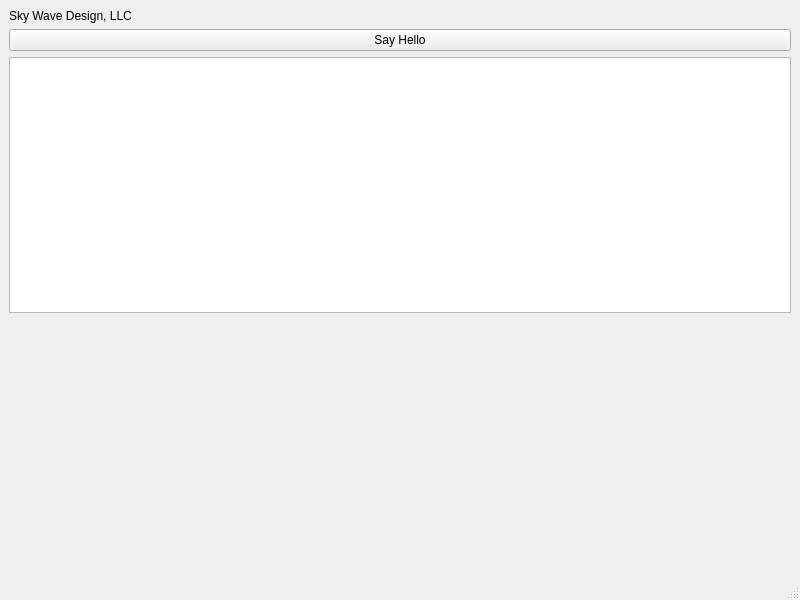
<?xml version="1.0" encoding="UTF-8"?>
<ui version="4.0">
 <class>MainWindow</class>
 <widget class="QMainWindow" name="MainWindow">
  <property name="geometry">
   <rect>
    <x>0</x>
    <y>0</y>
    <width>800</width>
    <height>600</height>
   </rect>
  </property>
  <property name="windowTitle">
   <string>MainWindow</string>
  </property>
  <widget class="QWidget" name="centralwidget">
   <layout class="QGridLayout" name="gridLayout">
    <item row="1" column="0">
     <widget class="QPushButton" name="helloButton">
      <property name="text">
       <string>Say Hello</string>
      </property>
     </widget>
    </item>
    <item row="0" column="0">
     <widget class="QLabel" name="label">
      <property name="text">
       <string>Sky Wave Design, LLC</string>
      </property>
     </widget>
    </item>
    <item row="3" column="0">
     <spacer name="verticalSpacer">
      <property name="orientation">
       <enum>Qt::Vertical</enum>
      </property>
      <property name="sizeHint" stdset="0">
       <size>
        <width>20</width>
        <height>40</height>
       </size>
      </property>
     </spacer>
    </item>
    <item row="2" column="0">
     <widget class="PlotWidget" name="plotWidget"/>
    </item>
   </layout>
  </widget>
  <widget class="QMenuBar" name="menubar">
   <property name="geometry">
    <rect>
     <x>0</x>
     <y>0</y>
     <width>800</width>
     <height>25</height>
    </rect>
   </property>
  </widget>
  <widget class="QStatusBar" name="statusbar"/>
 </widget>
 <customwidgets>
  <customwidget>
   <class>PlotWidget</class>
   <extends>QGraphicsView</extends>
   <header>pyqtgraph</header>
  </customwidget>
 </customwidgets>
 <resources/>
 <connections/>
</ui>
